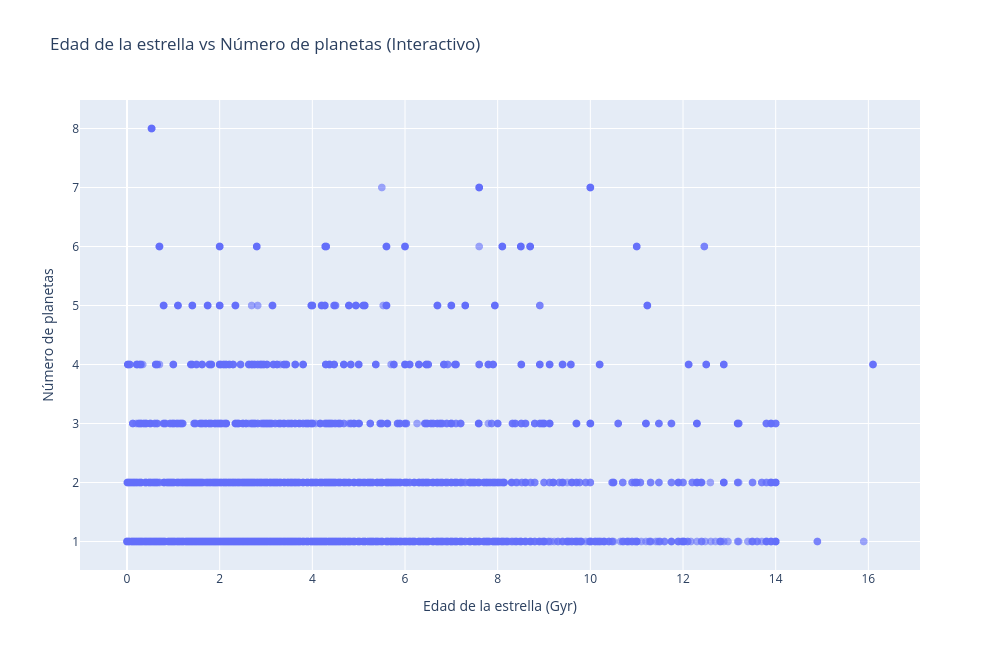

The notebook cell this image was saved under:
### Markdown cell above
### Edad de la Estrella vs Número de Planetas

### Code cell
sub = stars[['rowid','hostname','st_age','st_spectype']].merge(systems[['rowid','sy_dist','sy_pnum']]).copy()

fig = px.scatter(
    sub,
    x='st_age',
    y='sy_pnum',
    hover_name='hostname',
    hover_data={
        'st_age': ':.2f',
        'sy_pnum': True,
        'st_spectype': True,
        'sy_dist': ':.1f'
    },
    labels={
        'st_age': 'Edad de la estrella (Gyr)',
        'sy_pnum': 'Número de planetas'
    },
    title='Edad de la estrella vs Número de planetas (Interactivo)'
)

fig.update_traces(marker=dict(size=8, opacity=0.6))
fig.update_layout(width=1000, height=650)

### Figure 1 — Plotly figure (JSON) as saved in the notebook; plotly's stock layout.template omitted (floating-point values rounded to 4 significant figures; data arrays with more than 128 entries replaced by an {"elided": "..."} marker saying what was removed)
{"data": [{"customdata": {"elided": "6053x2 mixed values"}, "hovertemplate": "<b>%{hovertext}</b><br><br>Edad de la estrella (Gyr)=%{x:.2f}<br>Número de planetas=%{y}<br>st_spectype=%{customdata[0]}<br>sy_dist=%{customdata[1]:.1f}<extra></extra>", "hovertext": {"elided": "6053 str values"}, "legendgroup": "", "marker": {"color": "#636efa", "opacity": 0.6, "size": 8, "symbol": "circle"}, "mode": "markers", "name": "", "showlegend": false, "type": "scattergl", "x": {"elided": "6053 float values"}, "xaxis": "x", "y": {"elided": "6053 int values"}, "yaxis": "y"}], "layout": {"height": 650, "legend": {"tracegroupgap": 0}, "title": {"text": "Edad de la estrella vs Número de planetas (Interactivo)"}, "width": 1000, "xaxis": {"anchor": "y", "domain": [0, 1], "title": {"text": "Edad de la estrella (Gyr)"}}, "yaxis": {"anchor": "x", "domain": [0, 1], "title": {"text": "Número de planetas"}}}}
